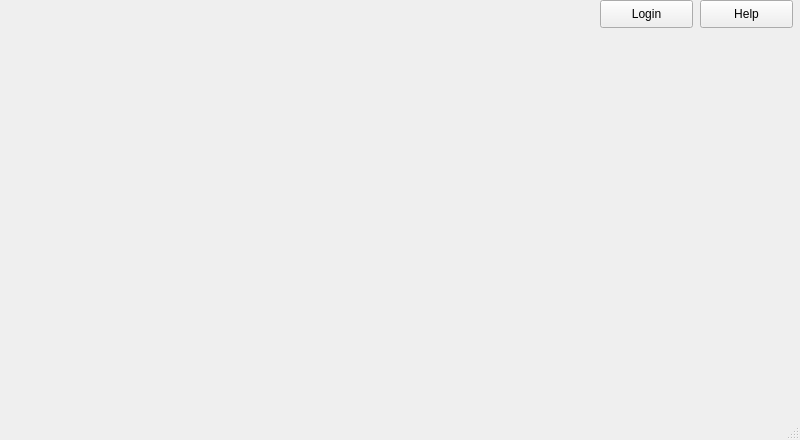
<?xml version="1.0" encoding="UTF-8"?>
<ui version="4.0">
 <class>BigMain</class>
 <widget class="QMainWindow" name="BigMain">
  <property name="geometry">
   <rect>
    <x>0</x>
    <y>0</y>
    <width>800</width>
    <height>440</height>
   </rect>
  </property>
  <property name="font">
   <font>
    <family>MS Shell Dlg 2</family>
   </font>
  </property>
  <property name="windowTitle">
   <string>MainWindow</string>
  </property>
  <widget class="QWidget" name="centralwidget">
   <widget class="QPushButton" name="pushButton">
    <property name="geometry">
     <rect>
      <x>700</x>
      <y>0</y>
      <width>93</width>
      <height>28</height>
     </rect>
    </property>
    <property name="text">
     <string>Help</string>
    </property>
   </widget>
   <widget class="QPushButton" name="pushButton_2">
    <property name="geometry">
     <rect>
      <x>600</x>
      <y>0</y>
      <width>93</width>
      <height>28</height>
     </rect>
    </property>
    <property name="text">
     <string>Login</string>
    </property>
   </widget>
  </widget>
  <widget class="QMenuBar" name="menubar">
   <property name="geometry">
    <rect>
     <x>0</x>
     <y>0</y>
     <width>800</width>
     <height>24</height>
    </rect>
   </property>
  </widget>
  <widget class="QStatusBar" name="statusbar"/>
 </widget>
 <resources/>
 <connections>
  <connection>
   <sender>pushButton_2</sender>
   <signal>clicked()</signal>
   <receiver>BigMain</receiver>
   <slot>changeWindow()</slot>
   <hints>
    <hint type="sourcelabel">
     <x>674</x>
     <y>46</y>
    </hint>
    <hint type="destinationlabel">
     <x>396</x>
     <y>241</y>
    </hint>
   </hints>
  </connection>
 </connections>
 <slots>
  <slot>changeWindow()</slot>
 </slots>
</ui>
